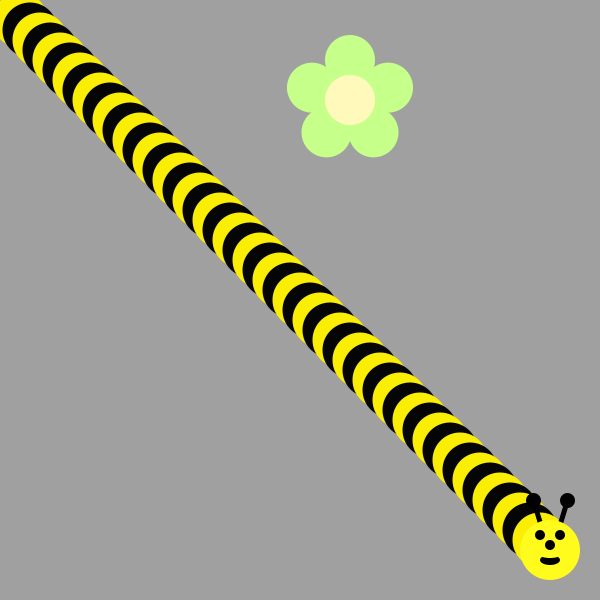
Frame 1 (no input)
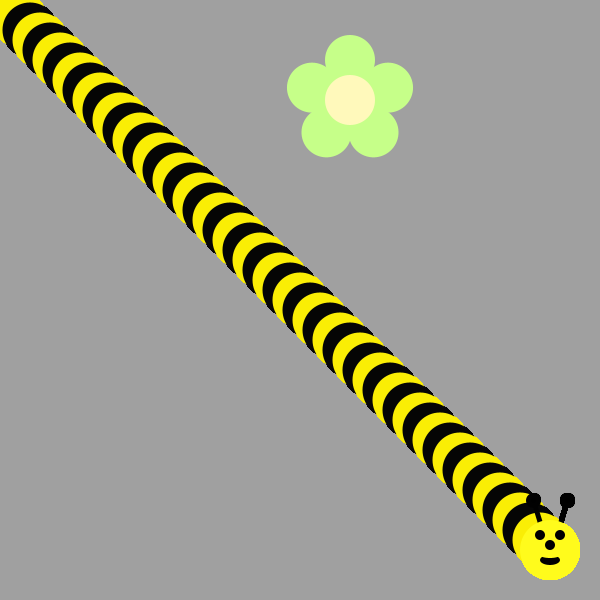
Frame 60 (the mouse pressed at the canvas centre just before this capture)
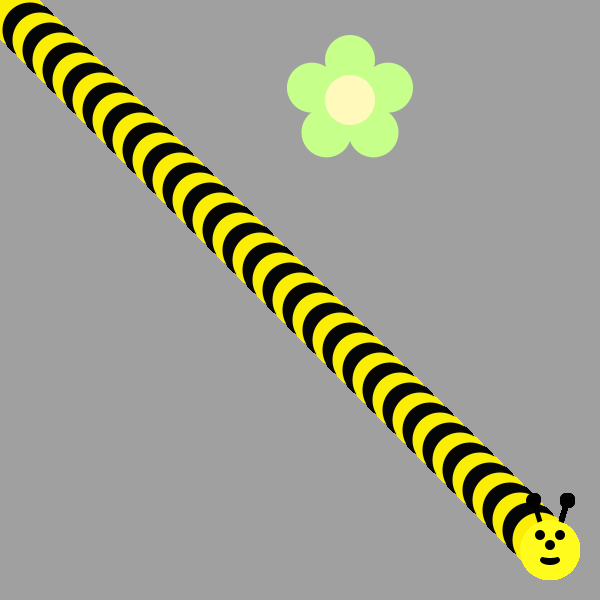
Frame 120 (the mouse held since frame 60 and released just before this capture)

The Processing sketch that drew these frames (run headless with seeded random() and noise(); from frame 60 on, the mouse is pressed at the canvas centre):

// Processing sketch: bumble_bee
// ── bumble_bee.pde
void draw() {
 
  for (int i = 20; i < 550; i+=10) {
     if (i % 20 == 0) {
          fill (#FAEE05);}
          else {fill (#050505);}
    ellipse(i,i,55,55);}
    drawBeeFace(550,550);
/*Use a loop to make a body for the Bee!
Then put his head on using drawBeeFace(x,y)
Use Modulo to make the colors alternate 
*/
}

void drawFlower(int x, int y) {
     noStroke();
     translate(x, y);
     // draw 5 petals, rotating after each one
     fill(#c6ff89);      // green
      for (int i = 0; i < 5; i++) {
           ellipse(0, -40, 50, 50);
          rotate(radians(72));
     }
     fill(#fff9bb); // light yellow
     ellipse(0, 0, 50, 50);
} 
void drawBeeFace(int BeeFaceX, int BeeFaceY) {
     noStroke();
     fill(0, 0, 0);
     stroke(1);
     strokeWeight(5);
     line(BeeFaceX-10, BeeFaceY-27, BeeFaceX-17, BeeFaceY-50);
     line(BeeFaceX+10, BeeFaceY-27, BeeFaceX+17, BeeFaceY-50);
     ellipse(BeeFaceX-17, BeeFaceY-50, 10, 10);
     ellipse(BeeFaceX+17, BeeFaceY-50, 10, 10);
     noStroke();
     fill(255, 251, 28);
     ellipse(BeeFaceX, BeeFaceY, 60, 60); // face
     fill(255, 237, 209);
     fill(0,0,0);
      ellipse(BeeFaceX-10, BeeFaceY-15, 10, 10); // eyes
     ellipse(BeeFaceX+10, BeeFaceY-15, 10, 10);
      ellipse(BeeFaceX, BeeFaceY-5, 10, 10); // nose
      ellipse(BeeFaceX, BeeFaceY+10, 20, 10);// mouth
     fill(255, 251, 28);
     ellipse(BeeFaceX, BeeFaceY+5, 20, 6);
}

void setup() {
 
     ellipseMode(CENTER);
     size(600, 600);
     background(160, 160, 160);
      drawFlower(350, 100);
}
